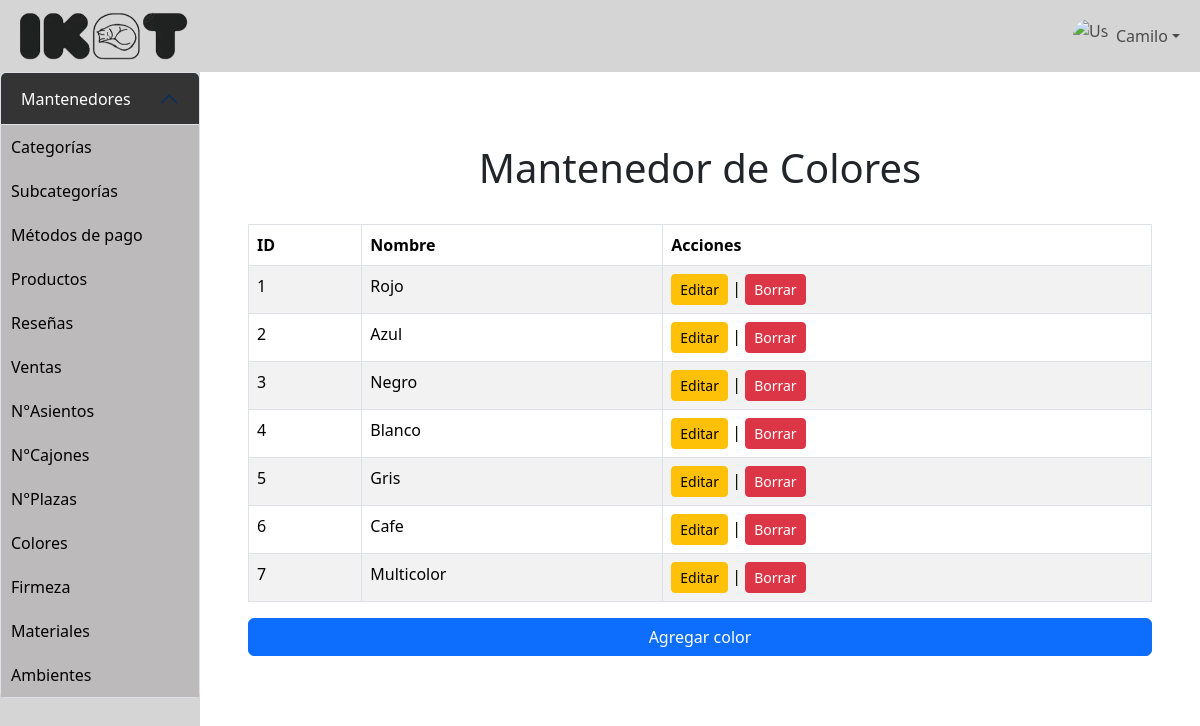
The app's page /mantenedores/Mantenedor_colores/mostrar_color.php (signed in) with its own data.
### tables this page shows
CREATE TABLE `color` (
  `id_color` int(11) NOT NULL,
  `nombre_color` varchar(50) NOT NULL,
  `codigo_hex` varchar(7) DEFAULT NULL
);

### mantenedores/Mantenedor_colores/mostrar_color.php (the view, shortened to what this page needs)
<?php
include '../../config/conexion.php';
?>
<!DOCTYPE html>
<html lang="en">
<head>
    <link href="https://cdn.jsdelivr.net/npm/bootstrap@5.3.3/dist/css/bootstrap.min.css" rel="stylesheet">
    <link rel="stylesheet" href="..\..\assets\css\styles.css">
</head>
<body>
    <?php include $_SERVER['DOCUMENT_ROOT'] . '/xampp/TIS-1/IKAT/templates/header.php';?>
    <div class="d-flex">
        <div id="sidebar" class="collapse d-lg-block">
            <div class="accordion" id="accordionSidebar">
                <div class="accordion-item">
                    <h4 class="accordion-header" id="headingMantenedores">
                        <button class="accordion-button" type="button" data-bs-toggle="collapse"
                                data-bs-target="#mantenedoresLinks" aria-expanded="true" aria-controls="mantenedoresLinks">
                            Mantenedores
                        </button>
                    </h4>
                    <div id="mantenedoresLinks" class="accordion-collapse collapse show" aria-labelledby="headingMantenedores"
                         data-bs-parent="#accordionSidebar">
                        <div class="accordion-body p-0">
                            <a href="../categoria/mostrar_categoria.php" class="sidebar-link">Categorías</a>
                            <a href="../Mantenedor_subcategorias/mostrar_subcategoria.php" class="sidebar-link">Subcategorías</a>
                            <a href="../Mantenedor_metodo_pago/mostrar_metodo_pago.php" class="sidebar-link">Métodos de pago</a>
                            <a href="../Mantenedor_producto/mostrar_producto.php" class="sidebar-link">Productos</a>
                            <a href="../Mantenedor_reseña/mostrar_resenia.php" class="sidebar-link">Reseñas</a>
                            <a href="../Mantenedor_top_ventas/mostrar_top_ventas.php" class="sidebar-link">Ventas</a>
                            <a href="../Mantenedor_n_asientos/mostrar_n_asientos.php" class="sidebar-link">N°Asientos</a>
                            <a href="../Mantenedor_n_cajones/mostrar_n_cajones.php" class="sidebar-link">N°Cajones</a>
                            <a href="../Mantenedor_n_plazas/mostrar_n_plazas.php" class="sidebar-link">N°Plazas</a>
                            <a href="../Mantenedor_colores/mostrar_color.php" class="sidebar-link">Colores</a>
                            <a href="../Mantenedor_firmezas/mostrar_firmeza.php" class="sidebar-link">Firmeza</a>
                            <a href="../Mantenedor_materiales/mostrar_material.php" class="sidebar-link">Materiales</a>
                            <a href="../Mantenedor_ambientes/mostrar_ambiente.php" class="sidebar-link">Ambientes</a>
                        </div>
                    </div>
                </div>
            </div>
        </div>
        <div class="content-area flex-grow-1 p-5 col-4 col-md-10">
            <h1 class="text-center p-4">Mantenedor de Colores</h1>
            <div class="table-responsive">
                <?php
                    $sql = "SELECT * FROM color";
                    $result = $conn->query($sql);
                    if ($result->num_rows > 0) {
                        echo "<table class='table table-bordered table-striped'>
                                <thead class='thead-dark'>
                                    <tr>
                                        <th>ID</th>
                                        <th>Nombre</th>
                                        <th>Acciones</th>
                                    </tr>
                                </thead>
                                <tbody>";
                        while($row = $result->fetch_assoc()) {
                            echo "<tr>
                                    <td>" . $row["id_color"] . "</td>
                                    <td>" . $row["nombre_color"] . "</td>
                                    <td>
                                        <a class='btn btn-warning btn-sm' data-bs-toggle='modal' data-bs-target='#editarColorModal" . $row["id_color"] . "'>Editar</a> |
                                        <a href='borrar_color.php?id=" . $row["id_color"] . "' class='btn btn-danger btn-sm'>Borrar</a>
                                    </td>
                                  </tr>";
                        }
                        echo "</tbody></table>";
                        echo "<a class='btn btn-primary mt-3 d-block' data-bs-toggle='modal' data-bs-target='#agregarColorModal'>Agregar color</a>";
                    } else {
                        echo "<p class='text-center'>No hay colores registrados.</p>";
                        echo "<a class='btn btn-primary mt-3 d-block' data-bs-toggle='modal' data-bs-target='#agregarColorModal'>Agregar color</a>";
                        echo "<a href='../menu/menu.html' class='btn btn-primary mt-3 d-block'>Volver al menú</a>";
                    }
                ?>
            </div>
        </div>
    </div>
</body>
</html>

### assets/css/styles.css (style rules this page uses)
body { cursor: url("../../assets/images/cathand.png"),auto; }
a.btn, a.nav-link, a.link-primary, button, [type="button"], [type="submit"] { cursor: url("../../assets/images/pointer.png"), pointer; }
a, button.btn, .input-group-text, button.input-group-text { cursor: url("../../assets/images/pointer.png"), pointer !important; }
#sidebar { min-height: 100vh; width: 250px; background-color: #D5D5D5; transition: transform 0.3s ease; }
#sidebar .accordion-button { background-color: #343434; color: rgb(255, 255, 255); }
.sidebar-link { background-color: #bcbaba; color: rgb(0, 0, 0); text-decoration: none; padding: 10px; display: block; }

### records on screen
color: id_color "1", nombre_color "Rojo"
color: id_color "2", nombre_color "Azul"
color: id_color "3", nombre_color "Negro"
color: id_color "4", nombre_color "Blanco"
color: id_color "5", nombre_color "Gris"
color: id_color "6", nombre_color "Cafe"
color: id_color "7", nombre_color "Multicolor"

### other values on screen
$_SESSION['nombre_usuario'] "Camilo"
